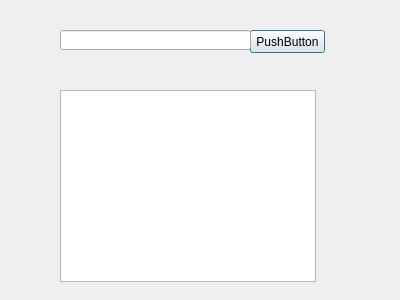
<?xml version="1.0" encoding="UTF-8"?>
<ui version="4.0">
 <class>searchitems</class>
 <widget class="QDialog" name="searchitems">
  <property name="geometry">
   <rect>
    <x>0</x>
    <y>0</y>
    <width>400</width>
    <height>300</height>
   </rect>
  </property>
  <property name="windowTitle">
   <string>Dialog</string>
  </property>
  <widget class="QPushButton" name="searcbutton">
   <property name="geometry">
    <rect>
     <x>250</x>
     <y>30</y>
     <width>75</width>
     <height>23</height>
    </rect>
   </property>
   <property name="text">
    <string>PushButton</string>
   </property>
  </widget>
  <widget class="QTableView" name="tsearch">
   <property name="geometry">
    <rect>
     <x>60</x>
     <y>90</y>
     <width>256</width>
     <height>192</height>
    </rect>
   </property>
  </widget>
  <widget class="QLineEdit" name="searchline">
   <property name="geometry">
    <rect>
     <x>60</x>
     <y>30</y>
     <width>191</width>
     <height>20</height>
    </rect>
   </property>
  </widget>
 </widget>
 <resources/>
 <connections/>
</ui>
